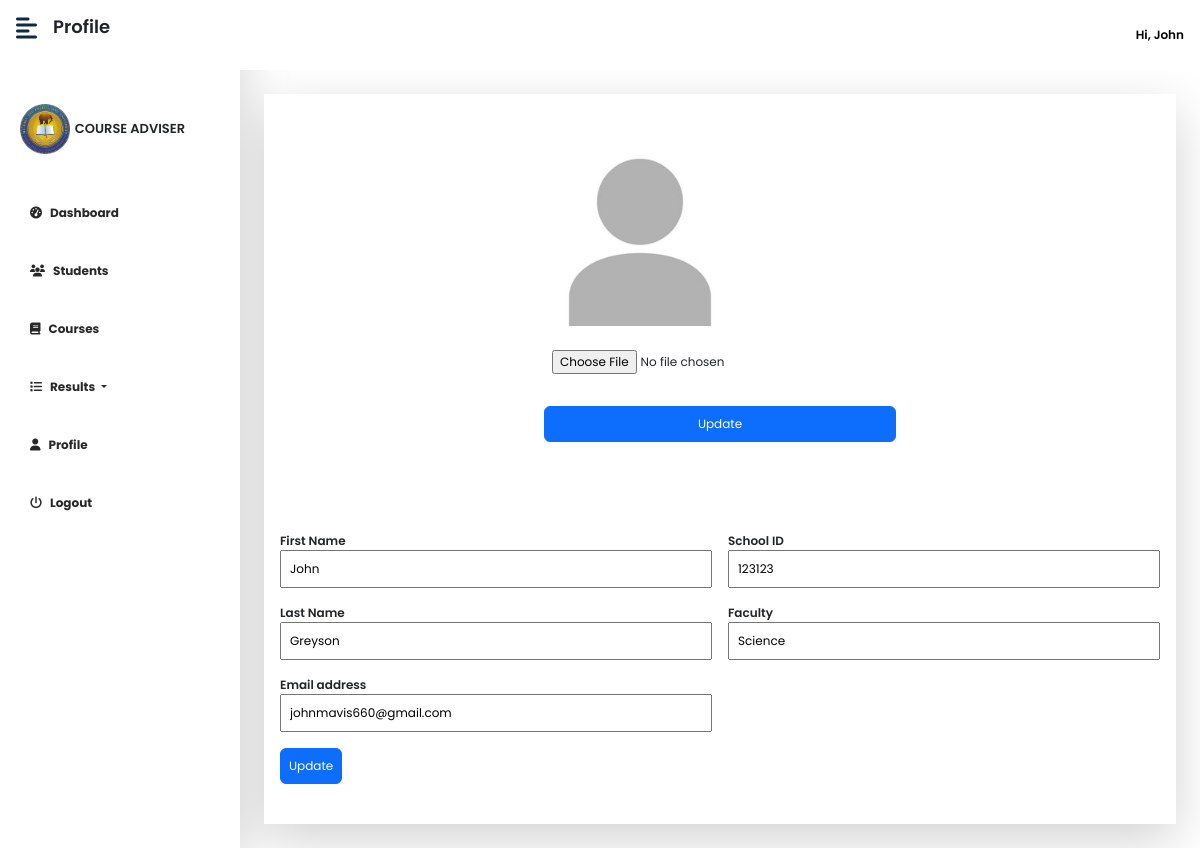
Page /course_adviser/view/profile (signed in) on the committed database.
### tables this page shows
CREATE TABLE `course_advisor_tb` (
  `id` int(11) NOT NULL,
  `fname` text NOT NULL,
  `lname` text NOT NULL,
  `email` varchar(250) NOT NULL,
  `school_id` varchar(100) DEFAULT NULL,
  `faculty` varchar(200) NOT NULL,
  `password` longtext NOT NULL,
  `image` text DEFAULT NULL,
  `date` timestamp NOT NULL DEFAULT current_timestamp() ON UPDATE current_timestamp()
);

### course_adviser/view/profile.php (the view, shortened to what this page needs)
<?php
if(isset($_SESSION['courseAdvisorID'])) {
    require '../../configs/dbh.inc.php';
?>
<!DOCTYPE html>
<html lang="en">
<head>
    <?php include '../../includes/links&scripts.php'; ?>
</head>
<body >
<div class="d-flex" id="wrapper">
        <?php include 'includes/sidebar.php';?>
        <div id="page-content-wrapper">
        <nav class="navbar navbar-expand-lg navbar-light d-flex bg-white  fixed-top py-3 px-3" style="justify-content:space-between;">
               <div class="d-flex">
                    <div><i class="fas fa-align-left fs-4 me-3" style="color:#0d2a45ff;" id="menu-toggle"></i></div>
                    <div><p class="display-6" style="font-size: large;font-weight:600;">Profile</p></div>
               </div>
               <?php include 'includes/cousrseadvisornavbar.php';?>
            <div class="container-fluid px-4 py-4">
            <div class=" mt-3 shadow-lg bg-white p-3 " style="overflow:hidden">
                <div class="d-flex text-dark" style="justify-content:center;align-items:center;">
        <div class=" p-4 div-content " id="login-form" >
                        <form method="post" class="mb-5 " id="form">
                        <?php if($row['image'] === null) { ?>
                            <div class="passport-photo">
                                <img src="../../uploads/course_advisors/default_img.jpg" alt="course_advisor">
                            </div>
                        <?php } else { ?>
                            <div class="passport-photo">
                                <img src="../../uploads/course_advisors/<?php echo $row['image'];?>" width="100%" alt="course_advisor">
                            </div>
                        <?php }?>
                        <input type="file" class="mt-3 rounded p-2" name="imgfile" id="imgfile" required>
                        <button class="btn btn-primary p-2  mt-4 w-100" style="font-size:12px;" id="update-img-btn">Update</button><br><br>
                        </form>
        </div>
                </div>
                                    <form method="post" onsubmit="return false;">
                                    <div class="flexbox">
                                        <div class="d-50">
                                            <div class="mb-3">
                                                <label style="font-weight:600">First Name</label>
                                                <input type="text"  id="fname" class="w-100 p-2" placeholder="First Name" value="<?php echo $row['fname'];?>">
                                            </div>
                                            <div class="mb-3">
                                            <label style="font-weight:600">Last Name</label>
                                                <input type="text"  id="lname" class="w-100 p-2" placeholder="Last Name" value="<?php echo $row['lname'];?>">
                                            </div>
                                            <div class="mb-3">
                                                <label style="font-weight:600">Email address</label>
                                                <input type="email"  id="email" placeholder="Email Address" class="w-100 p-2" value="<?php echo $row['email'];?>">
                                            </div>
                                        </div>
                                        <div class="d-50">
                                            <div class="mb-3">
                                                <label style="font-weight:600">School ID</label>
                                                <input type="text"  id="school_id" placeholder="School ID" class="w-100 p-2" value="<?php echo $row['school_id'];?>" readonly>
                                            </div>
                                            <div class="mb-3">
                                                <label style="font-weight:600">Faculty</label>
                                                <input type="email"  id="faculty" placeholder="Faculty" class="w-100 p-2" value="<?php echo $row['faculty'];?>" readonly>
                                            </div>
                                        </div>
                                    </div>
                                        <button class="btn btn-primary p-2  mb-4 "  id="update-btn" style="font-size: 12px;">Update</button>
                                    </form>
                </div>
            </div>
        </div>
    </div>
</body>
</html>
<?php } else {
    header("Location: ../auth/login");
}
?>

### course_adviser/view/includes/cousrseadvisornavbar.php (shortened to what this page needs)
<?php
    $id = $_SESSION['courseAdvisorID'];
    $sql = "SELECT id, faculty, image, fname, lname, school_id, email FROM course_advisor_tb WHERE id = '{$id}'";
    $result = mysqli_query($con, $sql);
    $row = mysqli_fetch_assoc($result);
?>
<div class="d-flex" style="gap:1rem;align-items:center;">
                    <div>
                    <div class="dropdown">
                        <button id="dropbtn" onclick="dropdownFunction()" class="bg-white" style="font-weight:600"><i class="fa fa-user-o" style="font-size:large;"  ></i> Hi, <?php echo $row['fname'];?></button>
                    </div>
               </div>
            </nav>
            <br><br><br>

### assets/css/dashboard.css (style rules this page uses)
:root { --main-bg-color: #009d63!important; --main-text-color: #009d63!important; --second-text-color: #ffffff!important; --second-bg-color: #ffffff!important; }
#wrapper { overflow-x: hidden!important; background: #fff!important; }
#page-content-wrapper { min-width: 100vw!important; overflow-y: scroll!important; height: 100vh!important; }
#menu-toggle { cursor: pointer!important; }
@media (min-width: 768px) { #page-content-wrapper { min-width: 0!important; width: 100%!important; } }

### assets/css/main.css (style rules this page uses)
* { box-sizing: border-box; margin: 0; }
body { font-family: "Poppins", Sans-serif !important; transition: .5s; background-color: #fff !important; font-size: 12px !important; }
.passport-photo { width: 2in; height: 2in; overflow: hidden; border-radius: 0px; }
.passport-photo img { width: 100%; height: 100%; object-fit: cover; }
.div-content { width:400px; }
#dropbtn { padding: 0px; border: none; cursor: pointer; }
.dropdown { float: right; position: relative; display: inline-block; }
.flexbox { display:flex; width:100%; gap: 1rem; }
.d-50 { width:50%; }
#login-form { border-radius: 14px; }

### rows in the picture
course_advisor_tb: fname "John", lname "Greyson", email "johnmavis660@gmail.com", school "123123", faculty "Science"
